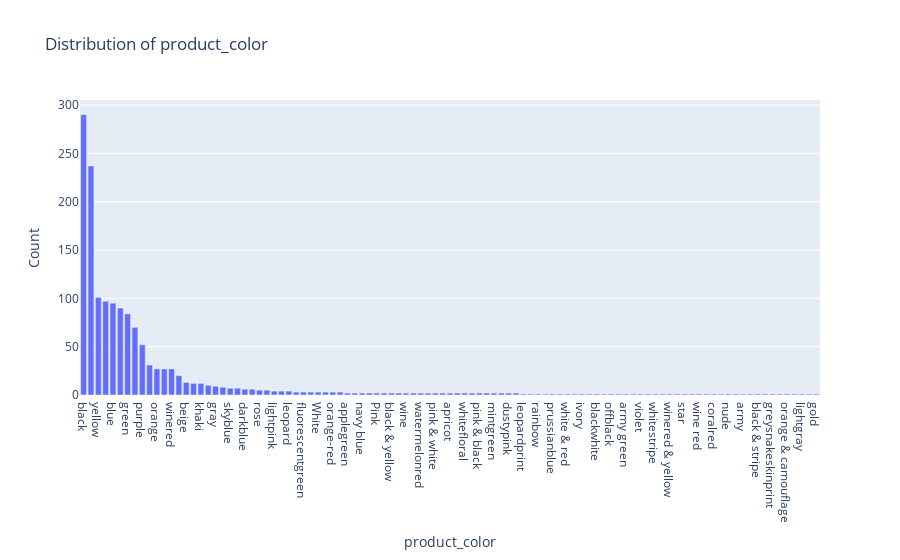
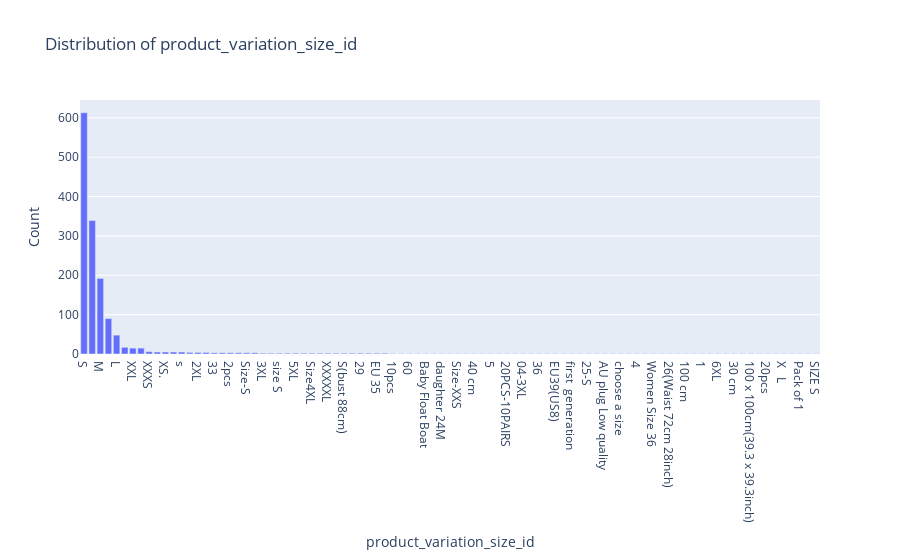
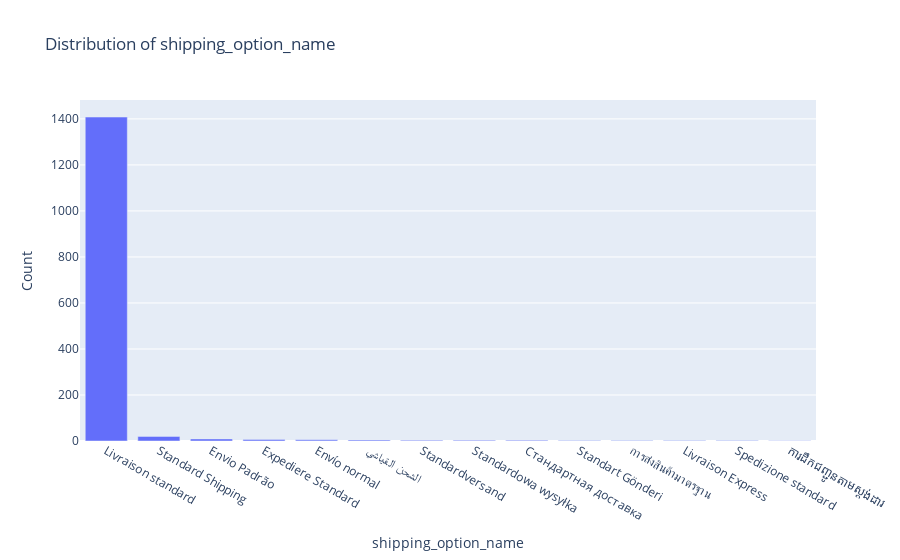
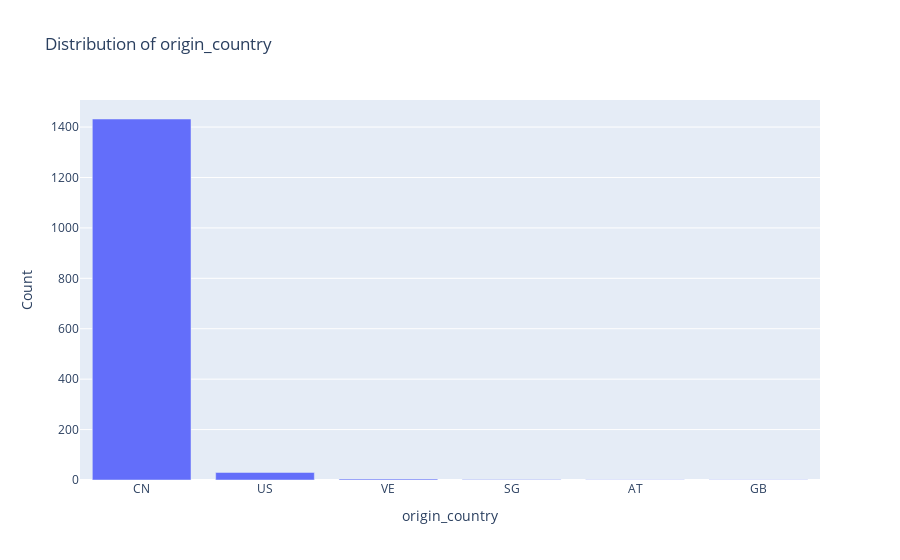

Notebook source saved alongside these figures, in order:
### Code cell
object_dtype_cols.remove("tags")

for col in object_dtype_cols:
    value_counts = filtered_data2[col].value_counts()
    fig = px.bar(value_counts, x=value_counts.index, y=value_counts.values, title=f"Distribution of {col}", labels={'x': col, 'y': 'Count'})
    fig.show()

### Figure 1 — Plotly figure (JSON) as saved in the notebook; plotly's stock layout.template omitted (floating-point values rounded to 4 significant figures)
{"data": [{"hovertemplate": "product_color=%{x}<br>Count=%{y}<extra></extra>", "legendgroup": "", "marker": {"color": "#636efa", "pattern": {"shape": ""}}, "name": "", "orientation": "v", "showlegend": false, "textposition": "auto", "type": "bar", "x": ["black", "white", "yellow", "pink", "blue", "red", "green", "grey", "purple", "armygreen", "orange", "navyblue", "winered", "multicolor", "beige", "lightblue", "khaki", "white & green", "gray", "rosered", "skyblue", "brown", "darkblue", "coffee", "rose", "floral", "lightpink", "black & green", "leopard", "Black", "fluorescentgreen", "camouflage", "White", "lightgreen", "orange-red", "black & white", "applegreen", "black & blue", "navy blue", "lightred", "Pink", "navy", "black & yellow", "pink & blue", "wine", "lakeblue", "watermelonred", "camel", "pink & white", "burgundy", "apricot", "pink & grey", "whitefloral", "lightyellow", "pink & black", "Army green", "mintgreen", "coolblack", "dustypink", "white & black", "leopardprint", "blue & pink", "rainbow", "lightgrey", "prussianblue", "navyblue & white", "white & red", "RED", "ivory", "jasper", "blackwhite", "lightkhaki", "offblack", "rosegold", "army green", "darkgreen", "violet", "red & blue", "whitestripe", "offwhite", "winered & yellow", "lightpurple", "star", "tan", "wine red", "light green", "coralred", "silver", "nude", "Blue", "army", "brown & yellow", "black & stripe", "Rose red", "greysnakeskinprint", "denimblue", "orange & camouflage", "claret", "lightgray", "gray & white", "gold"], "xaxis": "x", "y": [290, 237, 101, 97, 95, 90, 84, 70, 52, 31, 27, 27, 27, 20, 13, 12, 12, 10, 9, 8, 7, 7, 6, 6, 5, 5, 4, 4, 4, 3, 3, 3, 3, 3, 3, 3, 2, 2, 2, 2, 2, 2, 2, 2, 2, 2, 2, 2, 2, 2, 2, 2, 2, 2, 2, 2, 2, 2, 2, 2, 1, 1, 1, 1, 1, 1, 1, 1, 1, 1, 1, 1, 1, 1, 1, 1, 1, 1, 1, 1, 1, 1, 1, 1, 1, 1, 1, 1, 1, 1, 1, 1, 1, 1, 1, 1, 1, 1, 1, 1, 1], "yaxis": "y"}], "layout": {"barmode": "relative", "legend": {"tracegroupgap": 0}, "title": {"text": "Distribution of product_color"}, "xaxis": {"anchor": "y", "domain": [0, 1], "title": {"text": "product_color"}}, "yaxis": {"anchor": "x", "domain": [0, 1], "title": {"text": "Count"}}}}

### Figure 2 — Plotly figure (JSON) as saved in the notebook; plotly's stock layout.template omitted (floating-point values rounded to 4 significant figures)
{"data": [{"hovertemplate": "product_variation_size_id=%{x}<br>Count=%{y}<extra></extra>", "legendgroup": "", "marker": {"color": "#636efa", "pattern": {"shape": ""}}, "name": "", "orientation": "v", "showlegend": false, "textposition": "auto", "type": "bar", "x": ["S", "XS", "M", "XXS", "L", "XL", "XXL", "S.", "XXXS", "Size S", "XS.", "4XL", "s", "M.", "2XL", "SIZE XS", "33", "34", "2pcs", "SizeL", "Size-S", "Size-XS", "3XL", "XXXXL", "size S", "1 pc.", "5XL", "35", "Size4XL", "Suit-S", "XXXXXL", "SIZE-XXS", "S(bust 88cm)", "One Size", "29", "Size -XXS", "EU 35", "Size S.", "10pcs", "US5.5-EU35", "60", "Size-5XL", "Baby Float Boat", "Size/S", "daughter 24M", "L.", "Size-XXS", "pants-S", "40 cm", "1 PC - XL", "5", "Size--S", "20PCS-10PAIRS", "Floating Chair for Kid", "04-3XL", "Women Size 37", "36", "5PAIRS", "EU39(US8)", "80 X 200 CM", "first  generation", "4-5 Years", "25-S", "SIZE XXS", "AU plug Low quality", "S/M(child)", "choose a size", "32/L", "4", "1m by 3m", "Women Size 36", "US 6.5 (EU 37)", "26(Waist 72cm 28inch)", "Size XXS", "100 cm", "SIZE-4XL", "1", "XXXL", "6XL", "S..", "30 cm", "Size M", "100 x 100cm(39.3 x 39.3inch)", "S (waist58-62cm)", "20pcs", "US-S", "X   L", "25", "Pack of 1", "S Diameter 30cm", "SIZE S"], "xaxis": "x", "y": [613, 339, 192, 90, 48, 17, 15, 15, 6, 5, 5, 5, 5, 4, 4, 4, 3, 3, 3, 3, 3, 3, 2, 2, 2, 2, 2, 2, 2, 2, 2, 2, 2, 2, 2, 2, 2, 2, 1, 1, 1, 1, 1, 1, 1, 1, 1, 1, 1, 1, 1, 1, 1, 1, 1, 1, 1, 1, 1, 1, 1, 1, 1, 1, 1, 1, 1, 1, 1, 1, 1, 1, 1, 1, 1, 1, 1, 1, 1, 1, 1, 1, 1, 1, 1, 1, 1, 1, 1, 1, 1], "yaxis": "y"}], "layout": {"barmode": "relative", "legend": {"tracegroupgap": 0}, "title": {"text": "Distribution of product_variation_size_id"}, "xaxis": {"anchor": "y", "domain": [0, 1], "title": {"text": "product_variation_size_id"}}, "yaxis": {"anchor": "x", "domain": [0, 1], "title": {"text": "Count"}}}}

### Figure 3 — Plotly figure (JSON) as saved in the notebook; plotly's stock layout.template omitted (floating-point values rounded to 4 significant figures)
{"data": [{"hovertemplate": "shipping_option_name=%{x}<br>Count=%{y}<extra></extra>", "legendgroup": "", "marker": {"color": "#636efa", "pattern": {"shape": ""}}, "name": "", "orientation": "v", "showlegend": false, "textposition": "auto", "type": "bar", "x": ["Livraison standard", "Standard Shipping", "Envio Padrão", "Expediere Standard", "Envío normal", "الشحن القياسي", "Standardversand", "Standardowa wysyłka", "Стандартная доставка", "Standart Gönderi", "การส่งสินค้ามาตรฐาน", "Livraison Express", "Spedizione standard", "ការដឹកជញ្ជូនតាមស្តង់ដារ"], "xaxis": "x", "y": [1408, 20, 9, 6, 5, 4, 3, 3, 3, 2, 2, 2, 2, 1], "yaxis": "y"}], "layout": {"barmode": "relative", "legend": {"tracegroupgap": 0}, "title": {"text": "Distribution of shipping_option_name"}, "xaxis": {"anchor": "y", "domain": [0, 1], "title": {"text": "shipping_option_name"}}, "yaxis": {"anchor": "x", "domain": [0, 1], "title": {"text": "Count"}}}}

### Figure 4 — Plotly figure (JSON) as saved in the notebook; plotly's stock layout.template omitted (floating-point values rounded to 4 significant figures)
{"data": [{"hovertemplate": "origin_country=%{x}<br>Count=%{y}<extra></extra>", "legendgroup": "", "marker": {"color": "#636efa", "pattern": {"shape": ""}}, "name": "", "orientation": "v", "showlegend": false, "textposition": "auto", "type": "bar", "x": ["CN", "US", "VE", "SG", "AT", "GB"], "xaxis": "x", "y": [1432, 30, 4, 2, 1, 1], "yaxis": "y"}], "layout": {"barmode": "relative", "legend": {"tracegroupgap": 0}, "title": {"text": "Distribution of origin_country"}, "xaxis": {"anchor": "y", "domain": [0, 1], "title": {"text": "origin_country"}}, "yaxis": {"anchor": "x", "domain": [0, 1], "title": {"text": "Count"}}}}
